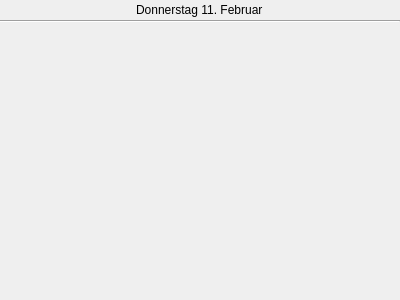
<?xml version="1.0" encoding="UTF-8"?>
<ui version="4.0">
 <class>date_section</class>
 <widget class="QWidget" name="date_section">
  <property name="geometry">
   <rect>
    <x>0</x>
    <y>0</y>
    <width>400</width>
    <height>300</height>
   </rect>
  </property>
  <property name="windowTitle">
   <string>Form</string>
  </property>
  <layout class="QVBoxLayout" name="vertical_layout">
   <property name="spacing">
    <number>0</number>
   </property>
   <property name="leftMargin">
    <number>0</number>
   </property>
   <property name="topMargin">
    <number>0</number>
   </property>
   <property name="rightMargin">
    <number>0</number>
   </property>
   <property name="bottomMargin">
    <number>0</number>
   </property>
   <item alignment="Qt::AlignHCenter">
    <widget class="QLabel" name="date_label">
     <property name="maximumSize">
      <size>
       <width>16777215</width>
       <height>20</height>
      </size>
     </property>
     <property name="styleSheet">
      <string notr="true">font: 8pt &quot;Segoe UI&quot;;</string>
     </property>
     <property name="text">
      <string>Donnerstag 11. Februar</string>
     </property>
    </widget>
   </item>
   <item>
    <widget class="Line" name="line">
     <property name="orientation">
      <enum>Qt::Horizontal</enum>
     </property>
    </widget>
   </item>
   <item>
    <widget class="QWidget" name="task_area" native="true">
     <layout class="QVBoxLayout" name="vertical_layout_2">
      <property name="leftMargin">
       <number>0</number>
      </property>
      <property name="topMargin">
       <number>0</number>
      </property>
      <property name="rightMargin">
       <number>0</number>
      </property>
      <property name="bottomMargin">
       <number>0</number>
      </property>
     </layout>
    </widget>
   </item>
  </layout>
 </widget>
 <resources/>
 <connections/>
</ui>
